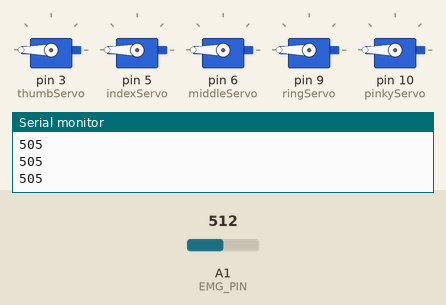
The sketch below on a simulated Arduino Uno, built with avr-gcc and run on an emulated ATmega328P. On the bench: 5 × servo, the last lines printed to the serial monitor. The test bench sets the inputs (shaded band); at power-on: A1 (EMG_PIN) = 512.

Above: at 1.2 s.
1.3 s: A1 (EMG_PIN) set to 52
3.3 s: A1 (EMG_PIN) set to 44
At 3.7 s:
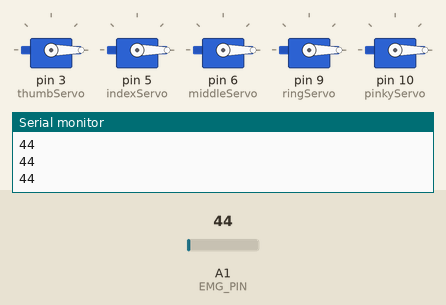
4.9 s: A1 (EMG_PIN) set to 98
6.5 s: A1 (EMG_PIN) set to 118
At 7.4 s:
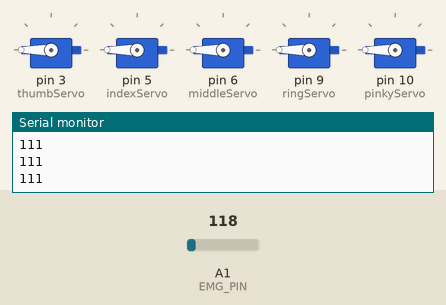
8.0 s: A1 (EMG_PIN) set to 40
At 8.9 s:
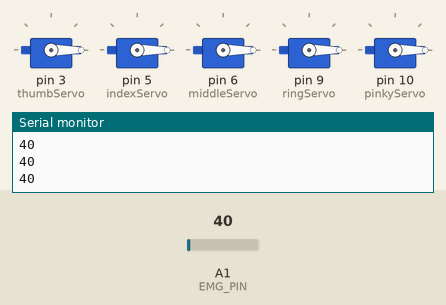
Timing chart, 0 to 10.8 s (numbered marks = the images above; inputs shaded):
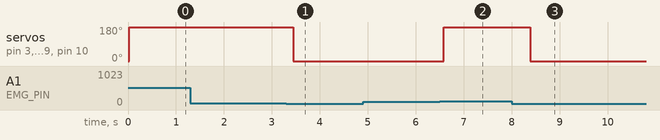

Measured:
- the behaviour switches between 50 and 49 on A1 (EMG_PIN) (found by bisection; images 0 and 1)
- the behaviour switches between 107 and 108 on A1 (EMG_PIN) (found by bisection; images 1 and 2)
- after the input at 3.3 s, servo on pin 3 (thumbServo), servo on pin 5 (indexServo), servo on pin 6 (middleServo), servo on pin 9 (ringServo), servo on pin 10 (pinkyServo): 180° → 0° after 0.14 s
- after the input at 6.5 s, servo on pin 3 (thumbServo), servo on pin 5 (indexServo), servo on pin 6 (middleServo), servo on pin 9 (ringServo), servo on pin 10 (pinkyServo): 0° → 180° after 0.08 s
- after the input at 8.0 s, servo on pin 3 (thumbServo), servo on pin 5 (indexServo), servo on pin 6 (middleServo), servo on pin 9 (ringServo), servo on pin 10 (pinkyServo): 180° → 0° after 0.38 s

The sketch:

Arduino_Code_.ino
```cpp
#include <Servo.h>

const int EMG_PIN = A1;

// 5 servos
Servo thumbServo;
Servo indexServo;
Servo middleServo;
Servo ringServo;
Servo pinkyServo;

// Servo positions
const int OPEN_ANGLE  =0;     // change to 180 if direction is opposite
const int CLOSE_ANGLE = 300;    // or 120/150 if  need more closing

// From  calibration:
const int THRESHOLD_FLEX  = 100;  // must go ABOVE this to close
const int THRESHOLD_RELAX = 50;   // must go BELOW this to open

bool handClosed = false;
int filtered = 0;
int relaxCounter = 0;

void setup() {
  Serial.begin(9600);

  // Attach servos to pins
  thumbServo.attach(3);   // Thumb
  indexServo.attach(5);   // Index
  middleServo.attach(6);  // Middle
  ringServo.attach(9);    // Ring
  pinkyServo.attach(10);  // Pinky

  // Start open
  setHand(OPEN_ANGLE);
}

void loop() {
  int raw = analogRead(EMG_PIN);

  // smoothing
  filtered = (filtered * 7 + raw) / 8;

  Serial.println(filtered);

  // ---------- FLEX → CLOSE ----------
  if (!handClosed && filtered > THRESHOLD_FLEX) {
    handClosed = true;
    relaxCounter = 0;
    setHand(CLOSE_ANGLE);
    delay(200);
  }

  // ---------- RELAX → OPEN ----------
  else if (handClosed) {
    if (filtered < THRESHOLD_RELAX) {
      relaxCounter++;
    } else {
      relaxCounter = 0;
    }

    if (relaxCounter >= 6) {   // ~100–150 ms relaxed
      handClosed = false;
      setHand(OPEN_ANGLE);
      relaxCounter = 0;
      delay(200);
    }
  }

  delay(20);
}

void setHand(int angle) {
  thumbServo.write(angle);
  indexServo.write(angle);
  middleServo.write(angle);
  ringServo.write(angle);
  pinkyServo.write(angle);
}
```
